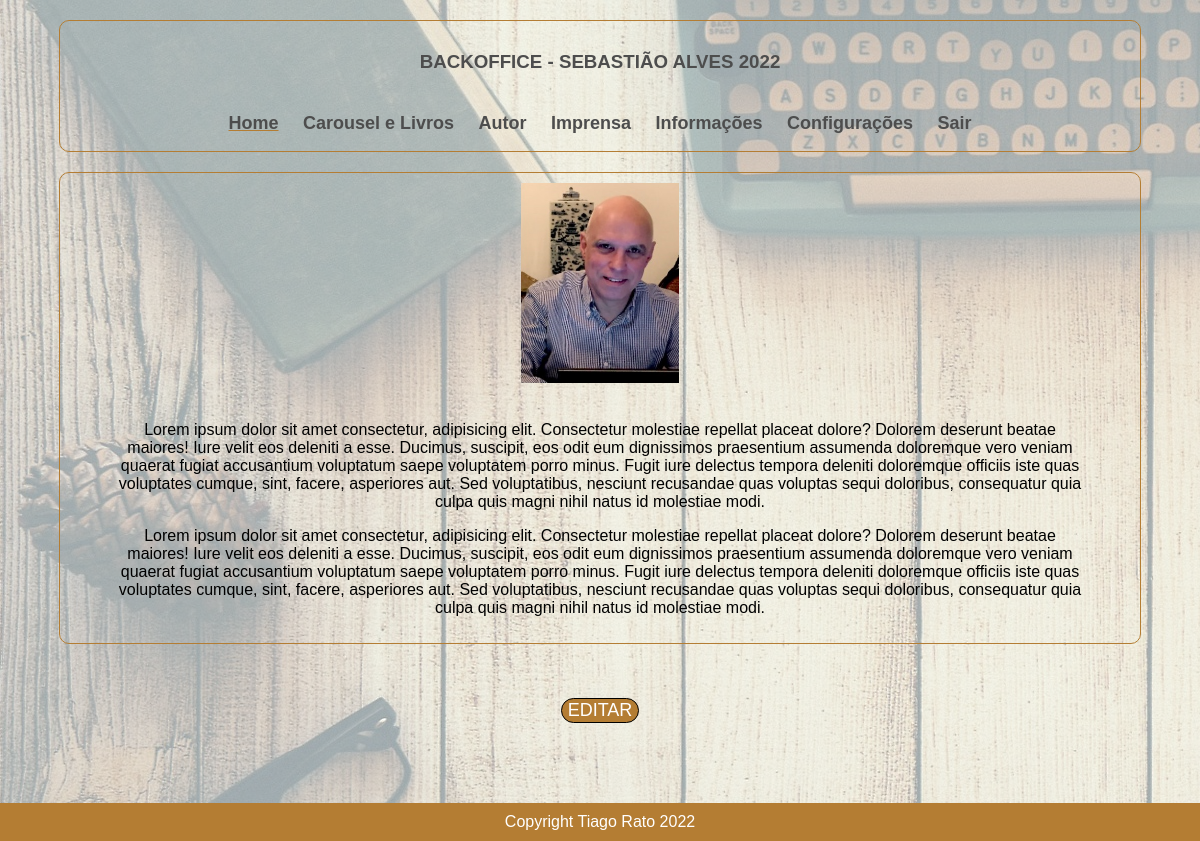
The app's page /backoffice/home.php (signed in) with its own data.
### tables this page shows
CREATE TABLE `home` (
  `id` int(11) NOT NULL,
  `imagem` varchar(3000) NOT NULL,
  `texto` varchar(3000) NOT NULL
);

### backoffice/home.php (called while the page is built, shortened)
<?php
require_once "componentes/header.php";
require_once "paginas/home.php";
require_once "componentes/footer.php";
?>

### configuracoes/base_dados.php (called while the page is built, shortened)
<?php
$base_dados = [
    "hospedagem" => "localhost",
    "usuario" => "root",
    "senha" => "",
    "nome" => "sebastiao_bd"
];
function selectSQLUnico($sql){
    global $base_dados;
    $conexao = mysqli_connect(
        $base_dados["hospedagem"],
        $base_dados["usuario"],
        $base_dados["senha"],
        $base_dados["nome"]
    );
    mysqli_set_charset($conexao, "utf8");
    $busca = mysqli_query($conexao, $sql);
    $resultado = mysqli_fetch_assoc($busca);
    return $resultado;
}
?>

### backoffice/paginas/home.php (the view)
<?php
$sql = "SELECT * FROM home";
$home = selectSQLUnico($sql);
?>
    <main>
        <div class="box" style="padding: 10px 0px">
            <img src="<?= $home["imagem"] ;?>" alt="imagem">
            <br><br>
            <div style="width:90%; margin:auto">
                <p>
                <?= $home["texto"] ;?>
                </p>
            </div>
        </div>
        <br><br><br>
        <a href="editar_home.php?id=<?= $home["id"]; ?>">
            <button class="botao">Editar</button>
        </a>
    </main>

### backoffice/style.css (style rules this page uses)
body::after { content: ""; background-image: url("componentes/background.jpg"); opacity: 0.4; top: 0; left: 0; bottom: 0; right: 0; position: fixed; z-index: -1; }
body { text-align: center; margin: auto; font-family: 'Franklin Gothic Medium', 'Arial Narrow', Arial, sans-serif; }
.box { border-radius: 10px; width: 90%; margin: auto; border: 1px solid rgb(180, 125, 51); margin-top: 20px; }
.botao { text-transform: uppercase; transition-duration: 1s; background-color: rgb(180, 125, 51); color: white; border-radius: 15px; border: 1px solid black; font-size: 18px; }
img { max-width: 100%; max-height: 200px; }

### records on screen
home: imagem (picture), texto "Lorem ipsum dolor sit amet consectetur, adipisicing elit. Consectetur molestiae repellat placeat dolore? Dolorem deserunt beatae maiores! Iure velit eos deleniti a esse. Ducimus, suscipit, eos odit eum dignissimos praesentium assumenda doloremque vero veniam quaerat fugiat accusantium voluptatum saepe voluptatem porro minus. Fugit iure delectus tempora deleniti doloremque officiis iste quas voluptates cumque, sint, facere, asperiores aut. Sed voluptatibus, nesciunt recusandae quas voluptas sequi doloribus, consequatur quia culpa quis magni nihil natus id molestiae modi. Lorem ipsum dolor sit amet consectetur, adipisicing elit. Consectetur molestiae repellat placeat dolore? Dolorem deserunt…"
